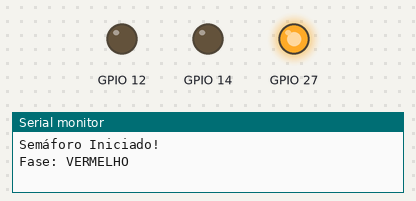
The sketch below on a simulated ESP32. Parts: output pins drawn as LEDs (lit = HIGH), the last lines printed to the serial monitor.

Above: at 3.0 s.
At 8.0 s:
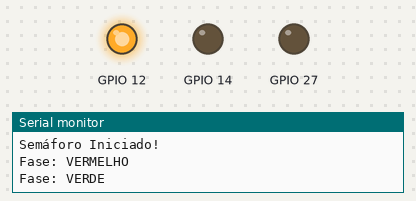
At 11.0 s:
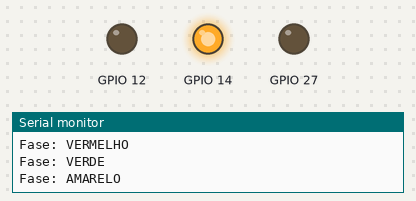
Timing chart, 0 to 15.6 s (numbered marks = the images above):
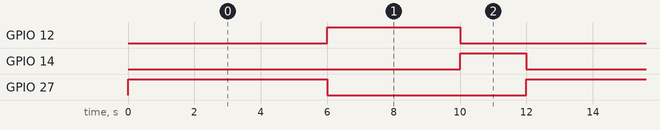

Measured:
- by itself, GPIO 12: alternates HIGH for 4.0 s and LOW for 8.0 s
- by itself, GPIO 14: alternates HIGH for 2.0 s and LOW for 10.0 s
- by itself, GPIO 27: alternates HIGH for 6.0 s and LOW for 6.0 s

The sketch:

semafaro_pntr.ino
```cpp
// Código do Semáforo com ESP32 usando Ponteiros
// LED Verde: GPIO 12
// LED Amarelo: GPIO 14
// LED Vermelho: GPIO 27

// Definição dos pinos usando ponteiros
int *pinVerde = new int(12);
int *pinAmarelo = new int(14);
int *pinVermelho = new int(27);

// Tempos de cada fase (em milissegundos) usando ponteiros
int *tempoVermelho = new int(6000);  // 6 segundos
int *tempoVerde = new int(4000);     // 4 segundos
int *tempoAmarelo = new int(2000);   // 2 segundos

void setup() {
  // Configura os pinos como saída usando ponteiros
  pinMode(*pinVerde, OUTPUT);
  pinMode(*pinAmarelo, OUTPUT);
  pinMode(*pinVermelho, OUTPUT);

  // Garante que todos os LEDs começam apagados
  digitalWrite(*pinVerde, LOW);
  digitalWrite(*pinAmarelo, LOW);
  digitalWrite(*pinVermelho, LOW);

  // Inicializa comunicação serial para debug (opcional)
  Serial.begin(115200);
  Serial.println("Semáforo Iniciado!");
}

void loop() {
  // FASE 1: VERMELHO (6 segundos)
  Serial.println("Fase: VERMELHO");
  digitalWrite(*pinVermelho, HIGH);  // Liga LED vermelho
  digitalWrite(*pinAmarelo, LOW);    // Desliga LED amarelo
  digitalWrite(*pinVerde, LOW);      // Desliga LED verde
  delay(*tempoVermelho);             // Aguarda 6 segundos

  // FASE 2: VERDE (4 segundos)
  Serial.println("Fase: VERDE");
  digitalWrite(*pinVermelho, LOW);   // Desliga LED vermelho
  digitalWrite(*pinAmarelo, LOW);    // Desliga LED amarelo
  digitalWrite(*pinVerde, HIGH);     // Liga LED verde
  delay(*tempoVerde);                // Aguarda 4 segundos

  // FASE 3: AMARELO (2 segundos)
  Serial.println("Fase: AMARELO");
  digitalWrite(*pinVermelho, LOW);   // Desliga LED vermelho
  digitalWrite(*pinAmarelo, HIGH);   // Liga LED amarelo
  digitalWrite(*pinVerde, LOW);      // Desliga LED verde
  delay(*tempoAmarelo);              // Aguarda 2 segundos

  // O loop se repete automaticamente
}

// Função alternativa usando função auxiliar com ponteiros
void controlarLED(int *pin, bool estado) {
  digitalWrite(*pin, estado ? HIGH : LOW);
}

// Função para exibir informações do semáforo
void exibirInfo() {
  Serial.println("=== Configuração do Semáforo ===");
  Serial.print("LED Verde (GPIO): ");
  Serial.println(*pinVerde);
  Serial.print("LED Amarelo (GPIO): ");
  Serial.println(*pinAmarelo);
  Serial.print("LED Vermelho (GPIO): ");
  Serial.println(*pinVermelho);
  Serial.print("Tempo Vermelho: ");
  Serial.print(*tempoVermelho / 1000);
  Serial.println(" segundos");
  Serial.print("Tempo Verde: ");
  Serial.print(*tempoVerde / 1000);
  Serial.println(" segundos");
  Serial.print("Tempo Amarelo: ");
  Serial.print(*tempoAmarelo / 1000);
  Serial.println(" segundos");
}
```
